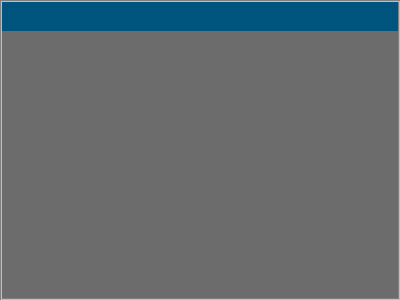
<?xml version="1.0" encoding="UTF-8"?>
<ui version="4.0">
 <class>testRecordView</class>
 <widget class="QTableView" name="testRecordView">
  <property name="geometry">
   <rect>
    <x>0</x>
    <y>0</y>
    <width>400</width>
    <height>300</height>
   </rect>
  </property>
  <property name="windowTitle">
   <string>testRecordView</string>
  </property>
  <property name="styleSheet">
   <string notr="true">QTableView{
    color: white;                                       /*表格内文字颜色*/
    gridline-color: black;                              /*表格内框颜色*/
    background-color: rgb(108, 108, 108);               /*表格内背景色*/
    alternate-background-color: rgb(64, 64, 64);
    selection-color: white;                             /*选中区域的文字颜色*/
    selection-background-color: transparent;        /*选中区域的背景色*/
    border: 2px groove gray;
    border-radius: 0px;
    padding: 0px 0px;
    /*background-color: rgb(250, 250, 115);*/
    /*alternate-background-color: rgb(141, 163, 215);*/
}
QHeaderView{
    color: white;
    font: bold 10pt;
    background-color: rgb(0, 85, 127);/*设置表头空白区域背景色*/
    border: 0px solid rgb(144, 144, 144);
    border:0px solid rgb(191,191,191);
    border-left-color: rgba(255, 255, 255, 0);
    border-top-color: rgba(255, 255, 255, 0);
    border-radius:0px;
    min-height:29px;
}
QHeaderView#hHeader::section {
    background-color:darkcyan;
    color: red;
    padding-left: 4px;
    border: 1px solid #6c6c6c;
    height:40;
    width:300;
    selection-background-color: rgb(0, 85, 127);
}
QHeaderView#vHeader::section {
    background-color: #000000;
    color: white;
    padding-left: 4px;
    border: 1px solid #6c6c6c;
    width:30;
}</string>
  </property>
 </widget>
 <layoutdefault spacing="6" margin="11"/>
 <resources/>
 <connections/>
</ui>
